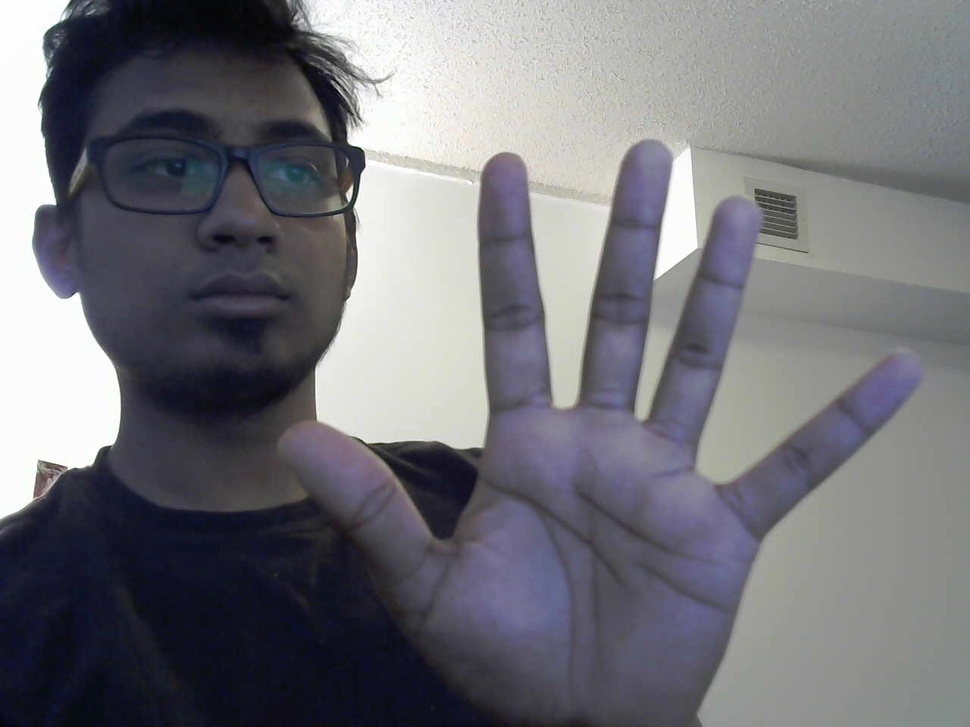
#> input picture data/sample.jpg, 970 x 727 px, shrunk from 1280 x 960 before the run
$ python -i preprocess.py   (imports and definitions only)
#> lines starting #> are read from the running program, lines starting #| are printed output that depends on the picture; after the words box and inside, x2 and y2 are one past the last pixel; in counts of white or black regions, pixels touching at a corner belong together
#> further down, picture is the input picture: shape (727, 970, 3); mean B, G, R 120.8, 114.8, 114.8
#!/usr/bin/env python3
# -*- coding: utf-8 -*-
"""
Created on Tue Oct 31 16:56:10 2017

@author: ron
"""
import numpy as np
import cv2

def skin_mask(image,thresh=(105,130,135,170),kernel_size=3,erode_iter=1,dilate_iter=1,debug=False):
    """
    Performs foreground extraction, typically a hand using simple thresholds in
    YCrCb color space followed by morphological Opening (dilation of erosion).
    [PARAMETERS]:
        image (numpy.ndarray)- an RGB image
        thresh (4-tuple int)- 4 integer values giving threshold range of Cb Cr values
        kernel_size (int)- Size of kernel used in filtering and morphology. Should be odd.
        erode_iter (int)- Number of erosion iterations to be performed.
        dilate_iter (int)- Number of dilation iterations to be performed.

        debug (bool)- If set to true then result of each operation is saved in the data folder
                    with filename starting with 'skin_mask'
    [RETURNS]:
        A binary mask of type np.ndarray
    """
#> called with thresh = (105, 130, 135, 170), kernel_size = 3, erode_iter = 1, dilate_iter = 1, debug = False
    assert isinstance(image,np.ndarray), "Input not a numpy array"
    assert image.ndim == 3, "Expected 3 channels, got %d" %image.ndim
    assert isinstance(kernel_size,int) and isinstance(erode_iter,int) and isinstance(dilate_iter,int),"Optional argument not an integer"
    assert kernel_size%2!=0, "Kernel size not odd"
    kernel = np.ones((kernel_size,kernel_size),dtype=np.uint8)

    image_ycbcr = cv2.cvtColor(image,cv2.COLOR_BGR2YCR_CB)
#> image_ycbcr: shape (727, 970, 3); mean of channels 0, 1, 2 115.5, 127.6, 131
    lower = np.array([90,thresh[0],thresh[1]],dtype=np.uint8)
    upper = np.array([230,thresh[2],thresh[3]],dtype=np.uint8)
    mask = cv2.inRange(image_ycbcr,lower,upper)
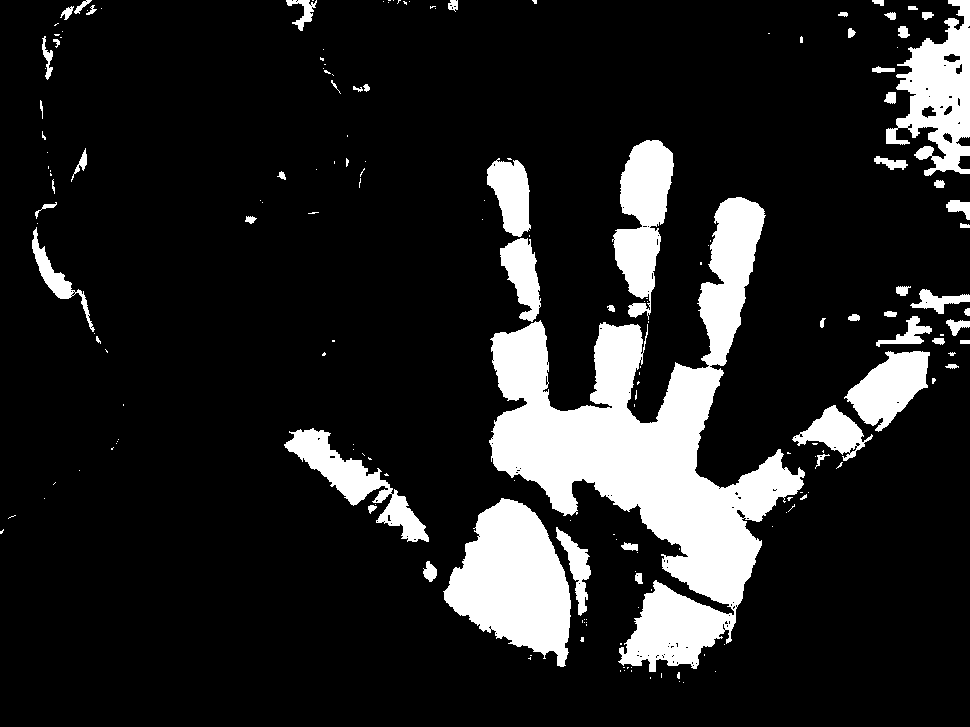
#> mask: shape (727, 970); 14.2% white; 185 white regions (126 under 20 px), largest, box (x1, y1, x2, y2) and area: (489, 197, 805, 672) 50603, (443, 498, 571, 667) 13254, (886, 0, 970, 176) 7614
    mask = cv2.medianBlur(mask,kernel_size)
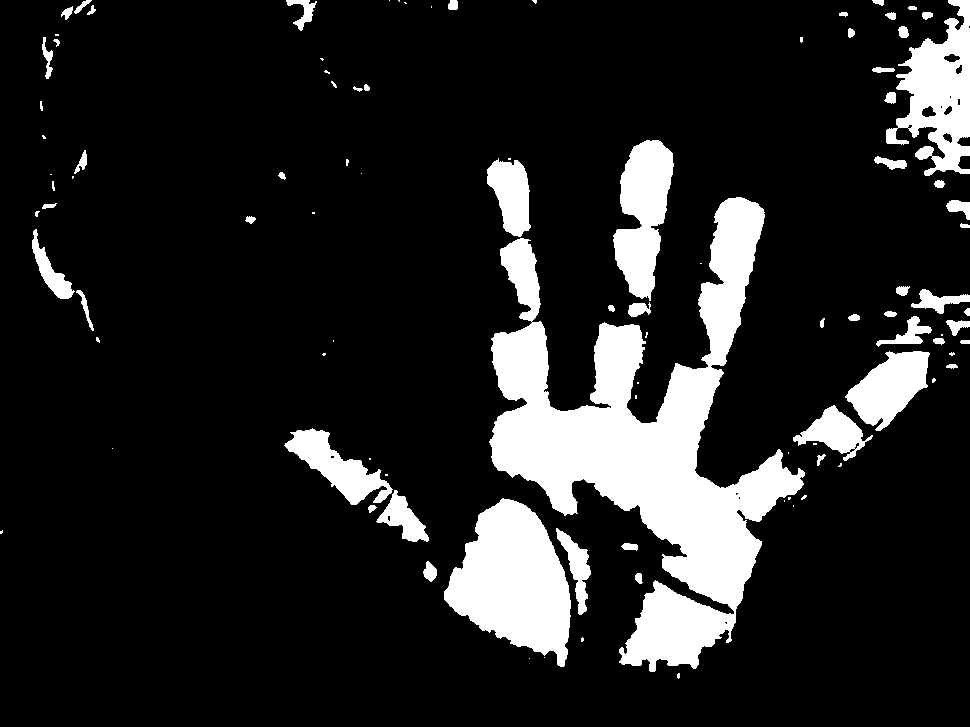
#> mask: shape (727, 970); 14.2% white; 101 white regions (43 under 20 px), largest, box (x1, y1, x2, y2) and area: (489, 197, 805, 672) 52639, (444, 498, 571, 667) 13254, (886, 0, 970, 176) 7659
    output = cv2.erode(mask,kernel,iterations=erode_iter)
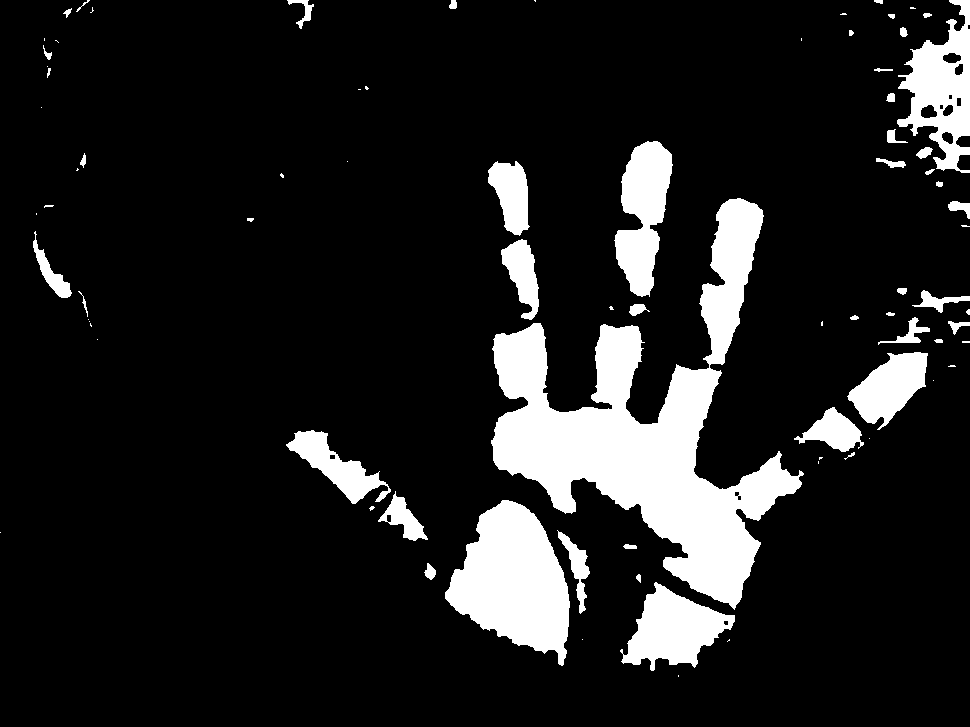
#> output: shape (727, 970); 12.6% white; 82 white regions (35 under 20 px), largest, box (x1, y1, x2, y2) and area: (491, 198, 804, 610) 42014, (445, 500, 570, 666) 12616, (897, 0, 970, 173) 6272
    output = cv2.dilate(output,kernel,iterations=dilate_iter)
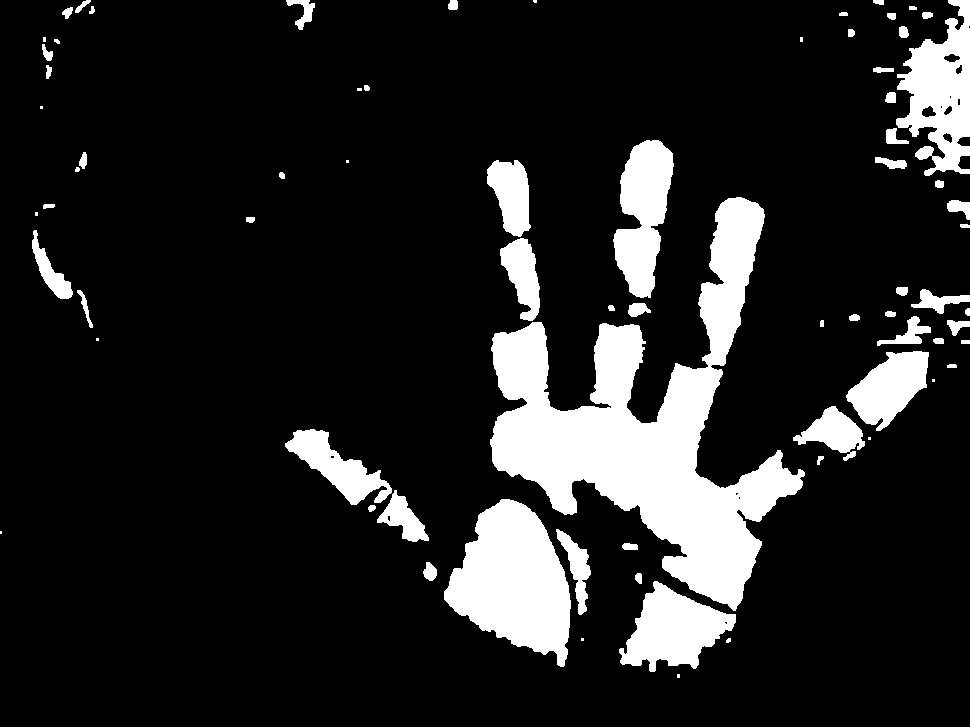
#> output: shape (727, 970); 14% white; 74 white regions (13 under 20 px), largest, box (x1, y1, x2, y2) and area: (490, 197, 805, 611) 44702, (444, 499, 571, 667) 13240, (896, 0, 970, 176) 7415


    if debug:
        cv2.imwrite("data/skin_mask_input.jpg",image)
        cv2.imwrite("data/skin_mask_input_cvt.jpg",image_ycbcr)
        cv2.imwrite("data/skin_mask_mask.jpg",mask)
        cv2.imwrite("data/skin_mask_output.jpg",output)
    return output

>>> import cv2
>>> picture = cv2.imread('../data/sample.jpg')
>>> result = skin_mask(picture)
